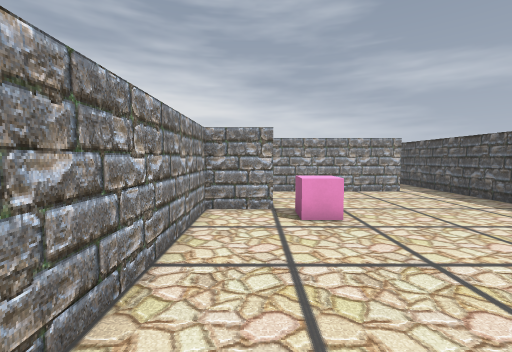
view 1 (above)

18 first-person views from a walk through a 3-D level made in the Godot game engine. The camera is 1.5 m above the floor, tilts 4° down and sees 90° across. The floor is counted in squares, 1 m on a side. Each view is taken from the middle of a square. On the plan, view 1 faces up. The plan holds only what a view shows up to about 13 squares ahead; the rest is blank. The place goes on beyond the plan.

view 2
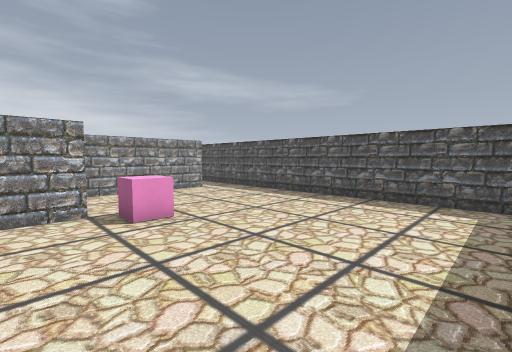

view 3
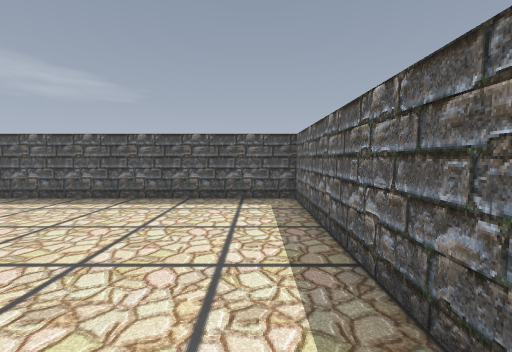

view 4
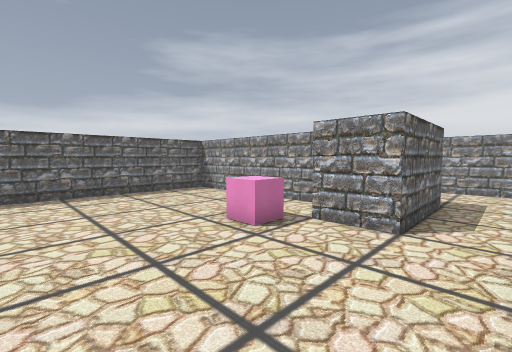

view 5
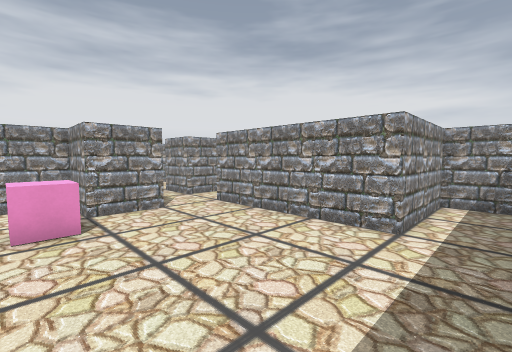

view 6
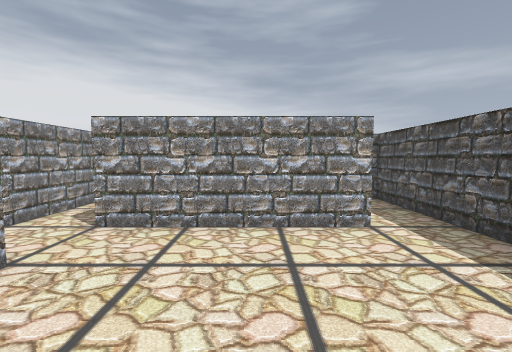

view 7
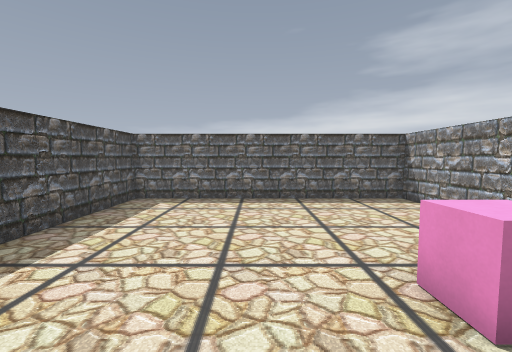

view 8
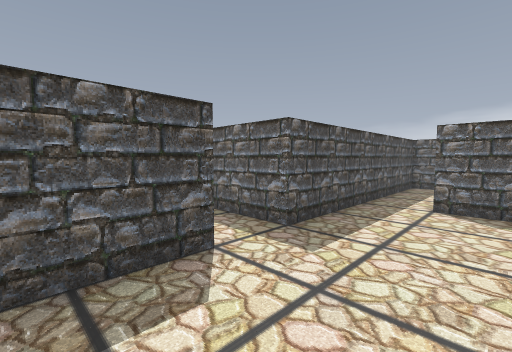

view 9
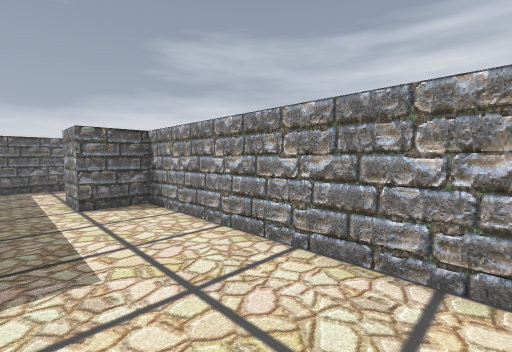

view 10
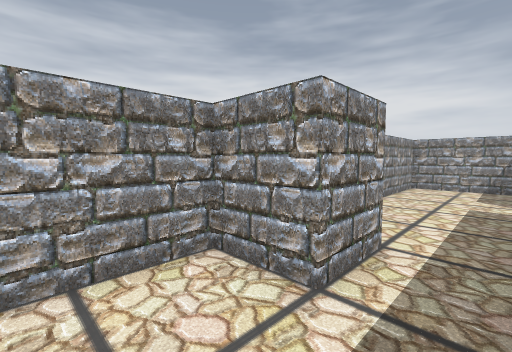

view 11
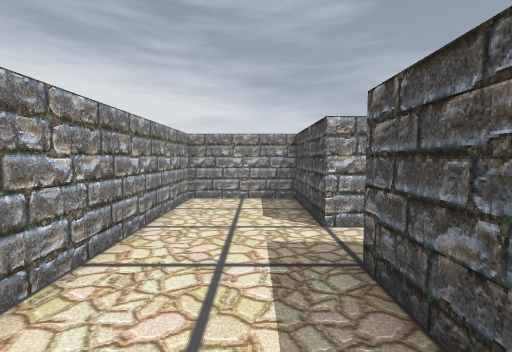

view 12
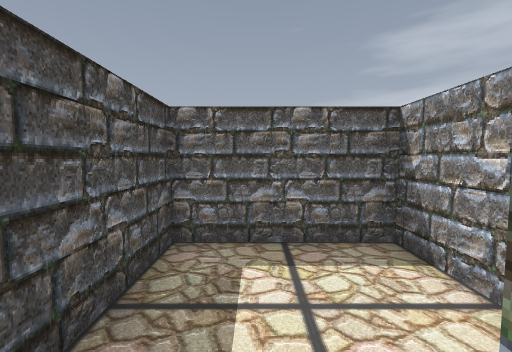

view 13
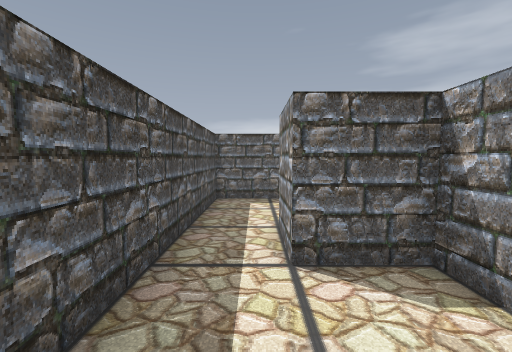

view 14
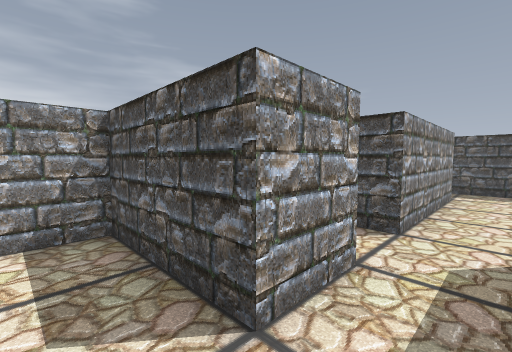

view 15
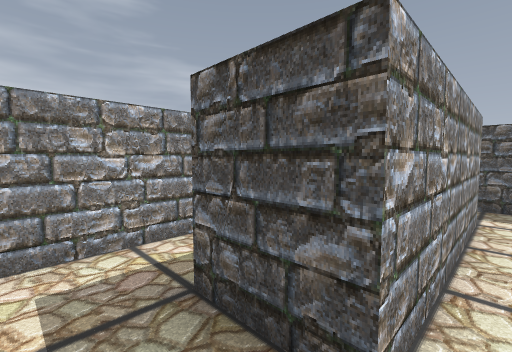

view 16
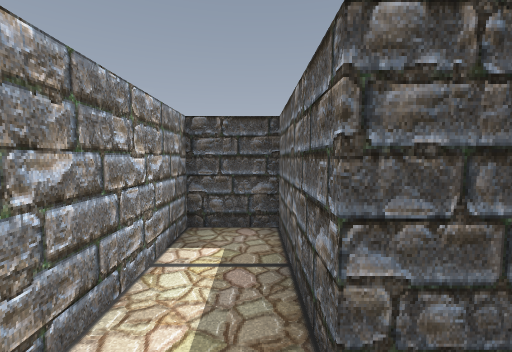

view 17
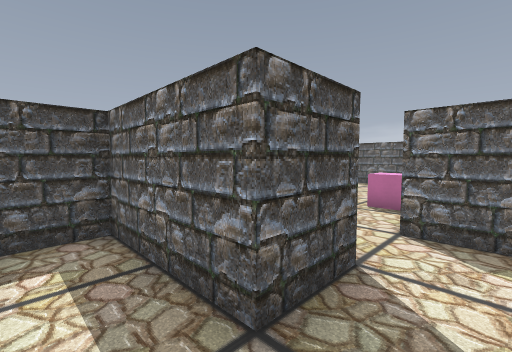

view 18
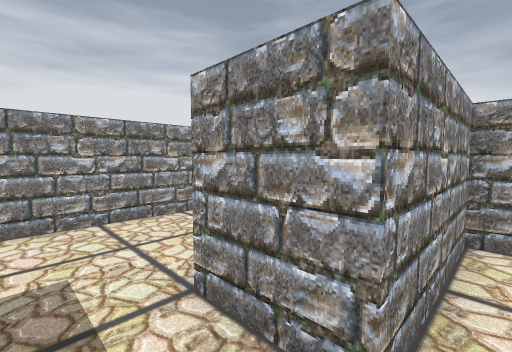

### Floor plan
Points are (right, up) in squares from view 1. A wall is a line through its corners. A room is listed if a view was taken in it or the views show most of it. See-through windows are left out.
Room 1 (views 1, 2, 3, 4, 5, 6, 7, 15, 18)
walls: (-1.5, 9.5) (0.5, 9.5) (0.5, 7.5) (-1.5, 7.5) (-1.5, -0.5) (8.5, -0.5) (8.5, 15.5) (6.5, 15.5) (6.5, 11.5) (0.5, 11.5)
low walls: (2.1, 6.1) (1.1, 6.1) (1.1, 7.1) (2.1, 7.1) (2.1, 6.1)
ways out: opening at (-2.5, 10.5) to room 2; opening at (-0.5, 12.5) to room 4
Room 2 (views 8, 9, 11, 12, 13, 14)
walls: (-1.5, 11.5) (-3.5, 11.5) (-3.5, 15.5) (-7.5, 15.5) (-7.5, 5.5) (-5.5, 5.5) (-5.5, 3.5); (-3.5, 3.5) (-3.5, 9.5) (-1.5, 9.5)
ways out: opening at (-2.5, 10.5) to room 1; opening at (-4.5, 4.5) to room 3
Room 3 (view 10)
walls: (-5.5, 3.5) (-7.5, 3.5) (-7.5, -0.5) (-3.5, -0.5) (-3.5, 3.5)
ways out: opening at (-4.5, 4.5) to room 2
Room 4 (views 16, 17)
walls: (0.5, 11.5) (0.5, 13.5) (4.5, 13.5) (4.5, 15.5) (-1.5, 15.5) (-1.5, 11.5)
ways out: opening at (-0.5, 12.5) to room 1

Positions as (right, up) in squares from view 1, and headings:
1: (0, 0), facing up
2: (-1, 0), facing up-right
3: (-1, 1), facing right
4: (6, 11), facing down-left
5: (8, 6), facing up-left
6: (4, 6), facing up
7: (4, 9), facing down
8: (-7, 14), facing down-right
9: (-4, 14), facing down-left
10: (-4, 1), facing up-left
11: (-5, 6), facing up
12: (-5, 4), facing down
13: (-5, 9), facing down
14: (-5, 10), facing up-right
15: (-1, 11), facing up-right
16: (-1, 14), facing right
17: (-1, 15), facing down-right
18: (-1, 10), facing up-left
